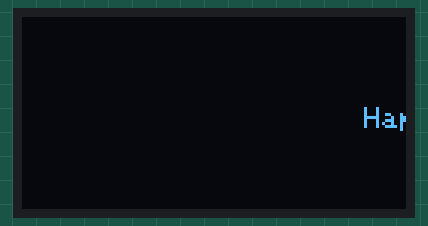
Recording of a sketch running on a simulated Arduboy, built with avr-gcc and run on an emulated ATmega32U4. On the bench: 128×64 one-colour display.

Above: at 0.82 s.
At 2.74 s:
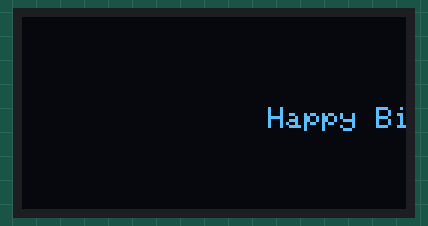
At 4.79 s:
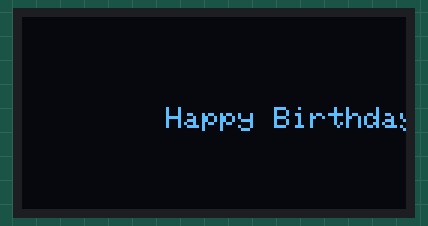
At 8.71 s:
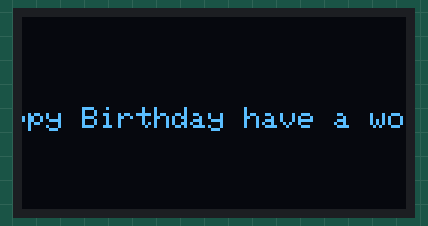
At 12.65 s:
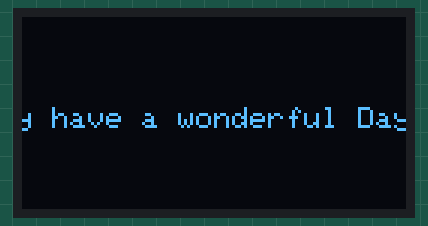
At 16.66 s:
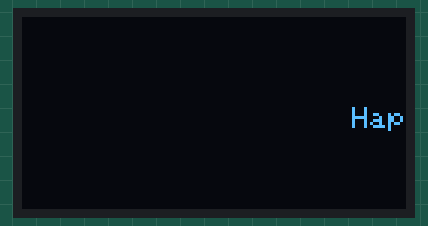

Measured:
- by itself, everything shown: repeats every 15.6 s, in 256 steps

The sketch:

happyBirthday.ino
```cpp
/*
* This code example shows how to scroll a line of text
* across the screen on an Arduboy.
* The OLED screen dimensions are 128 x 60 pixels (width x height)
*/
#include <Arduboy2.h>
#include <ArduboyTones.h>

Arduboy2 arduboy;
ArduboyTones sound(arduboy.audio.enabled);

#define NDUR 500
uint16_t inRAM[] = {
  NOTE_C4, NDUR, NOTE_C4, NDUR, NOTE_D4, NDUR, NOTE_C4, NDUR, NOTE_F4, NDUR, NOTE_E4, NDUR,
  NOTE_C4, NDUR, NOTE_C4, NDUR, NOTE_D4, NDUR, NOTE_C4, NDUR, NOTE_G4, NDUR, NOTE_F4, NDUR,
  NOTE_C4, NDUR, NOTE_C4, NDUR, NOTE_C5, NDUR ,NOTE_A4, NDUR, NOTE_F4, NDUR, NOTE_E4, NDUR,
  NOTE_D4, NDUR, NOTE_AS4, NDUR, NOTE_AS4, NDUR ,NOTE_A4, NDUR, NOTE_F4, NDUR, NOTE_G4, NDUR, NOTE_F4, NDUR,
  NOTE_C4, NDUR, NOTE_C4, NDUR, NOTE_D4, NDUR, NOTE_C4, NDUR, NOTE_F4, NDUR, NOTE_E4, NDUR,
  NOTE_C4, NDUR, NOTE_C4, NDUR, NOTE_D4, NDUR, NOTE_C4, NDUR, NOTE_G4, NDUR, NOTE_F4, NDUR,
  NOTE_C4, NDUR, NOTE_C4, NDUR, NOTE_C5, NDUR, NOTE_A4, NDUR, NOTE_F4, NDUR, NOTE_E4, NDUR, NOTE_D4, NDUR,
  NOTE_AS4, NDUR, NOTE_AS4, NDUR, NOTE_A4, NDUR, NOTE_F4, NDUR, NOTE_G4, NDUR, NOTE_F4, NDUR,
  TONES_REPEAT
};
// Create the variables needed
int x;
int y;
char* myGreeting = ("Happy Birthday have a wonderful Day!");

void setup() {
  arduboy.begin();
  arduboy.setFrameRate(30);
}

void loop() {
  arduboy.audio.on();

  sound.tonesInRAM(inRAM);

  while (sound.playing()) {
  if (!(arduboy.nextFrame()))
    return;

  // Set the coordinates to start at the right edge of the screen
  // and midway down on the Y-axis
  x = 127;
  y = 30;

  // In the for() loop, use the screen width x 2
  // this allows the entire message to scroll across
  // before starting over
  // Standard value is 256
  for(int i = 0; i < 256; i++) {

  arduboy.clear();
  arduboy.setCursor(x, y);
  arduboy.print(myGreeting);
  arduboy.display();
  delay(50);

  x--;

  }
  }


}
```
